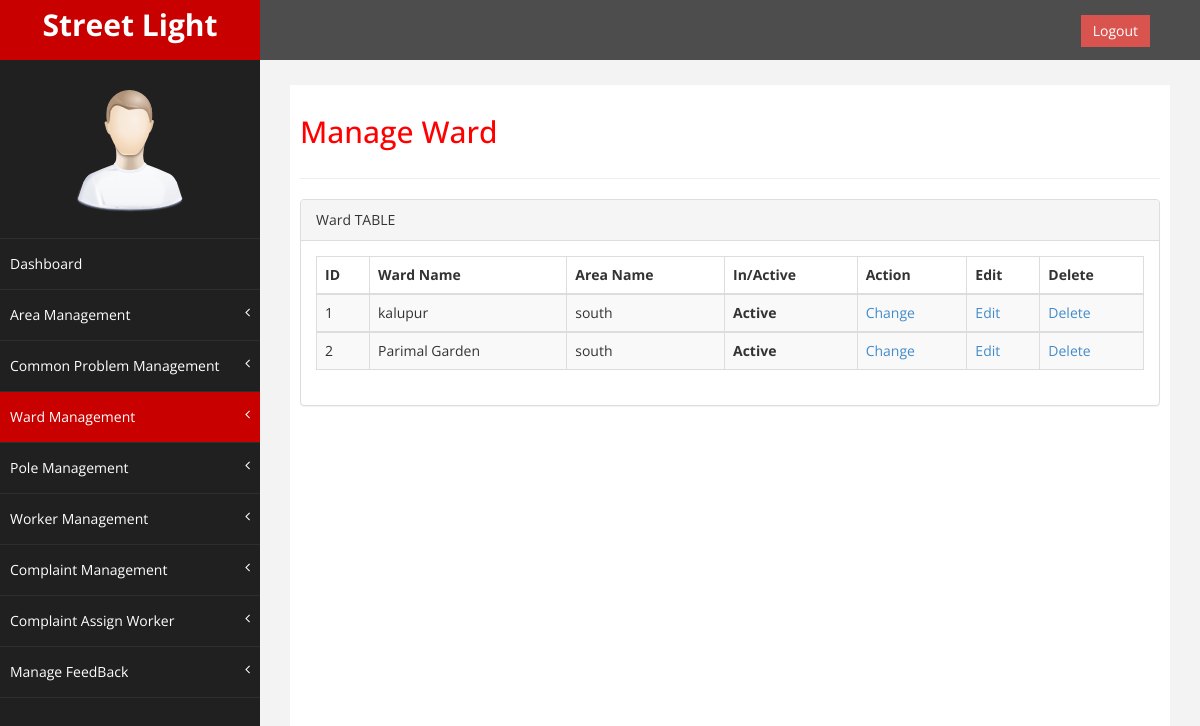
/admin/manageward.php, run on the app's committed database.
### tables this page shows
CREATE TABLE IF NOT EXISTS `ward_name_table` (
  `ward_id` int(11) NOT NULL AUTO_INCREMENT,
  `ward_name` varchar(20) NOT NULL,
  `area_id` int(11) NOT NULL,
  `is_active` int(2) NOT NULL,
  PRIMARY KEY (`ward_id`)
);

CREATE TABLE IF NOT EXISTS `area_table` (
  `area_id` int(11) NOT NULL AUTO_INCREMENT,
  `area_name` varchar(20) NOT NULL,
  `is_active` int(2) NOT NULL,
  PRIMARY KEY (`area_id`)
);

### admin/manageward.php (the view, shortened to what this page needs)
<?php
require "common/header.php";
require 'dbconnect.php';
$qry2="SELECT ward_name_table.ward_id,ward_name_table.is_active,ward_name_table.ward_name,area_table.area_name FROM area_table INNER JOIN ward_name_table ON area_table.area_id = ward_name_table.area_id WHERE ward_name_table.is_active!=2 ORDER BY ward_name_table.ward_id";
$rs2=mysqli_query($conn,$qry2);
?>
    <div id="wrapper">
        <nav class="navbar navbar-default navbar-cls-top " role="navigation" style="margin-bottom: 0">
            <div class="navbar-header">
                <a class="navbar-brand" href="dashboard.php">Street Light</a>
            </div>
  <div style="color: white;padding: 15px 50px 5px 50px;float: right;font-size: 16px;">  <a href="logout.php" class="btn btn-danger square-btn-adjust">Logout</a> </div>
        </nav>
          <?php
  require "common/navigation.php";
?>
                  <div id="page-wrapper" >
            <div id="page-inner">
                <div class="row">
                    <div class="col-md-12">
                     <h2>Manage Ward</h2>
                    </div>
                </div>
                  <hr />
                  <div class="row">
                <div class="col-md-12">
                    <div class="panel panel-default">
                        <div class="panel-heading">
                             Ward TABLE
                        </div>
                        <div class="panel-body">
                            <div class="table-responsive">
                                <table class="table table-striped table-bordered table-hover" id="">
                                    <thead>
                                        <tr>
                                            <th>ID</th>
                                            <th>Ward Name</th>
                                            <th>Area Name</th>
                                            <th>In/Active</th>
                                            <th>Action</th>
                                            <th>Edit</th>
                                            <th>Delete</th>
                                        </tr>
                                    </thead>
                            <?php
                                if(mysqli_num_rows($rs2)>0)
                                {
                                    while($row2=mysqli_fetch_assoc($rs2))
                                    {
                            ?>
                                <tbody>
                                    <tr class="odd gradeX">
                                    <td><?php echo $row2['ward_id']; ?></td>
                                    <td><?php echo $row2['ward_name'];?></td>
                                    <td><?php echo $row2['area_name'];?></td>
                                    <th><?php if($row2['is_active']==1){echo "Active";}else{echo "Blocked";} ?></th>
                                    <td><a href="actionward.php?ward_id=<?php echo $row2['ward_id']; ?>&status=<?php echo $row2['is_active']; ?>">Change</a></td>
                                    <td><a href="editward.php?ward_id=<?php echo $row2['ward_id']; ?>">Edit</a></td>
                                    <td><a href="deleteward.php?ward_id=<?php echo $row2['ward_id']; ?>">Delete</a></td>
                                </tr>
                            <?php
                                 }
                                }
                                else
                                {
                                echo "0 Rows Returned!";
                                }
                            ?>
                                    </tbody>
                                </table>
                            </div>
                        </div>
                    </div>
                </div>
            </div>
        </div>
    </div>
    <?php require "common/footer.php"; ?>

### admin/css/custom.css (style rules this page uses)
body { font-family: 'Open Sans', sans-serif; }
#wrapper { width: 100%; background:#202020; }
#page-wrapper { padding: 15px 15px; min-height: 600px; background:#F3F3F3; }
#page-inner { width:100%; margin:10px 20px 10px 0px; background-color:#fff!important; padding:10px; min-height:1200px; }
h2 { color: #f00; }
.square-btn-adjust { border: 0px solid transparent; -webkit-border-radius: 0px; -moz-border-radius: 0px; border-radius: 0px; }
.navbar-cls-top .navbar-brand { color: #fff; background: #C90000; width: 260px; text-align: center; height: 60px; font-size: 30px; font-weight: 700; }
.navbar-cls-top { background:#4D4D4D; border-bottom:none; }
.navbar-default { border:0px solid black; }
.navbar-header { background: #A70303; }
@media (min-width:768px) { #page-wrapper { margin: 0 0 0 260px; padding: 15px 30px; min-height: 1200px; } }
@media (min-width:768px) { .navbar { border-radius: 0px; } }

### data on the page
ward_name_table: ward_id "1", ward_name "kalupur", area.area_name "south", is_active "Active"
ward_name_table: ward_id "2", ward_name "Parimal Garden", area.area_name "south", is_active "Active"
